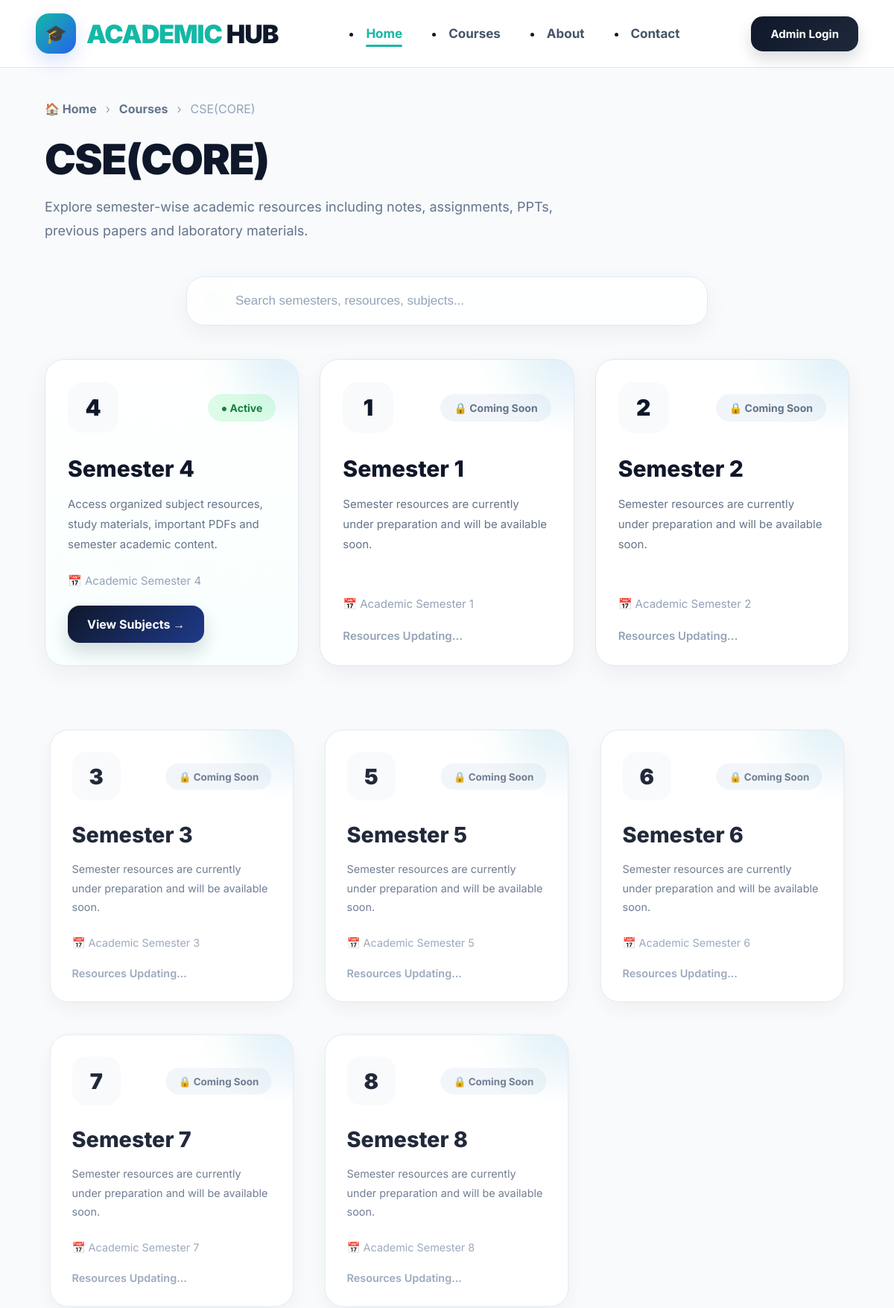
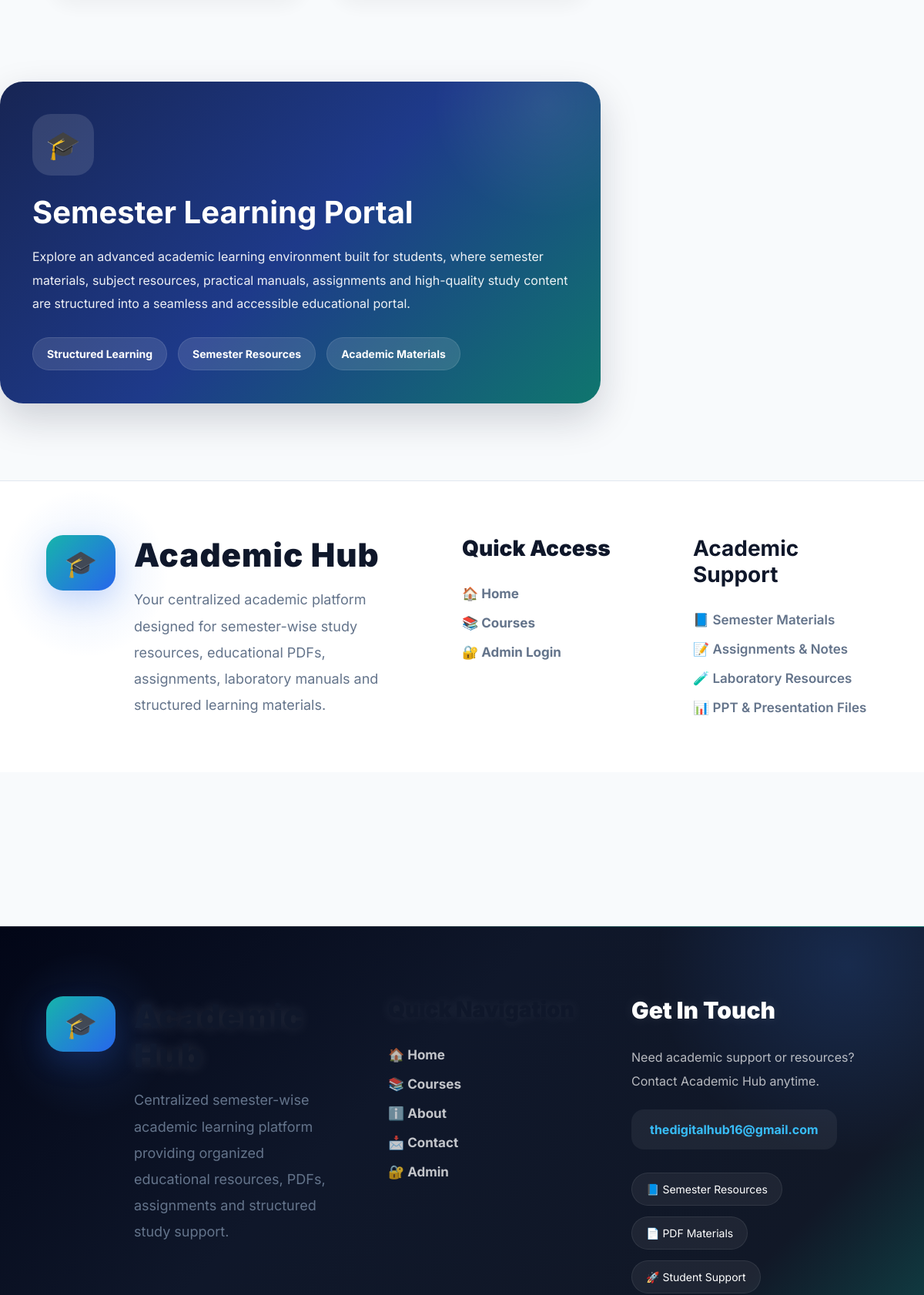
The page /semesters/8/ (upper part) on the database its author committed (2 pictures, top to bottom).
### hub/models.py (models this page shows, shortened)
class Branch(models.Model):
    name = models.CharField(max_length=100)

class Semester(models.Model):
    name = models.CharField(max_length=50)

### hub/views.py (the view)
# urls.py: path('semesters/<int:branch_id>/', views.semesters, name='semesters'),
def semesters(request, branch_id):
    branch = get_object_or_404(
        Branch,
        id=branch_id
    )
    semesters = Semester.objects.all().order_by('id')
    active_sem_ids = list(
        Subject.objects.filter(
            branches__id=branch_id
        ).values_list(
            'semester_id',
            flat=True
        )
    )
    return render(request, 'semesters.html', {
        'branch': branch,
        'semesters': semesters,
        'active_sem_ids': active_sem_ids
    })

### hub/templates/semesters.html (shortened to what this page needs)
{% extends 'base.html' %}
{% block content %}
<section class="semester-page">
    <div class="semester-header">
        <div class="breadcrumb">
            <a href="/" class="bread-link">
                🏠 Home
            </a>
            <span>›</span>
            <a href="/#courses" class="bread-link">
                Courses
            </a>
            <span>›</span>
            <span class="bread-active">
                {{ branch.name }}
            </span>
        </div>
        <h1 class="semester-title">
            {{ branch.name }}
        </h1>
        <p class="semester-subtitle">
            Explore semester-wise academic resources including notes,
            assignments, PPTs, previous papers and laboratory materials.
        </p>
    </div>
    <div class="search-wrapper">
        <div class="search-box">
            <span class="search-icon">
            </span>
            <input
                type="text"
                id="searchInput"
                placeholder="Search semesters, resources, subjects..."
            >
        </div>
    </div>
    <div class="semester-grid">
        {% for sem in semesters %}
        <div class="semester-card {% if sem.id in active_sem_ids %}active-sem{% else %}locked-sem{% endif %}">
            <div class="card-glow"></div>
            <div class="semester-top">
                <div class="semester-number">
                    {{ sem.name }}
                </div>
                {% if sem.id in active_sem_ids %}
                <div class="status-badge active-badge">
                    ● Active
                </div>
                {% else %}
                <div class="status-badge lock-badge">
                    🔒 Coming Soon
                </div>
                {% endif %}
            </div>
            <h2 class="semester-heading">
                Semester {{ sem.name }}
            </h2>
            <p class="semester-desc">
                {% if sem.id in active_sem_ids %}
                Access organized subject resources, study materials,
                important PDFs and semester academic content.
                {% else %}
                Semester resources are currently under preparation
                and will be available soon.
                {% endif %}
            </p>
            <div class="semester-bottom">
                <div class="semester-mini">
                    📅 Academic Semester {{ sem.name }}
                </div>
                {% if sem.id in active_sem_ids %}
                <a href="/subjects/{{ sem.id }}/{{ branch.id }}/"
                   class="semester-btn">
                    View Subjects →
                </a>
                {% else %}
                <div class="soon-text">
                    Resources Updating...
                </div>
                {% endif %}
            </div>
        </div>
        {% endfor %}
    </div>
</section>
<section class="academic-info-section">
    <div class="academic-info-grid">
        <div class="academic-info-card">
            <div class="info-icon">
                🎓
            </div>
            <h2>
                Semester Learning Portal
            </h2>
            <p>
                Explore an advanced academic learning environment built for students,
                where semester materials, subject resources, practical manuals,
                assignments and high-quality study content are structured into a
                seamless and accessible educational portal.
            </p>
            <div class="info-tags">
                <span>Structured Learning</span>
                <span>Semester Resources</span>
                <span>Academic Materials</span>
            </div>
        </div>
        <div class="mini-stats-wrap">
        </div>
    </div>
</section>
<section class="semester-footer">
    <div class="footer-grid">
        <div class="footer-brand">
            <div class="footer-logo">
                🎓
            </div>
            <div>
                <h2>Academic Hub</h2>
                <p>
                    Your centralized academic platform designed for
                    semester-wise study resources, educational PDFs,
                    assignments, laboratory manuals and structured
                    learning materials.
                </p>
            </div>
        </div>
        <div class="footer-links">
            <h3>Quick Access</h3>
            <a href="/">🏠 Home</a>
            <a href="/#courses">📚 Courses</a>
            <a href="/admin/">🔐 Admin Login</a>
        </div>
        <div class="footer-support">
            <h3>Academic Support</h3>
            <p>📘 Semester Materials</p>
            <p>📝 Assignments & Notes</p>
            <p>🧪 Laboratory Resources</p>
            <p>📊 PPT & Presentation Files</p>
        </div>
    </div>
</section>
{% endblock %}

### hub/templates/base.html (style rules this page uses)
* { margin:0; padding:0; box-sizing:border-box; scroll-behavior:smooth; }
body { font-family:'Inter',sans-serif; background:#f8fafc; color:#0f172a; overflow-x:hidden; }
a { text-decoration:none; }
.semester-card, .category-card, .feature-card, .why-card, .hero-card, .mini-stat-card { opacity:0; transform: translateY(50px) scale(0.96); transition: opacity 0.8s ease, transform 0.8s ease; }
.show-reveal { opacity:1 !important; transform: translateY(0px) scale(1) !important; }
.search-wrapper { width:100%; display:flex; justify-content:center; margin-bottom:45px; }
.search-box { width:100%; max-width:700px; position:relative; }
.search-box input { width:100%; padding: 22px 28px 22px 65px; border-radius:24px; border:1px solid #dbeafe; background: rgba(255,255,255,0.85); backdrop-filter:blur(12px); font-size:17px; color:#0f172a; outline:none; transition:0.35s ease; box-shadow: 0 10px 30px rgba(15,23,42,0.05); }
.search-box input::placeholder { color:#94a3b8; }
.search-icon { position:absolute; top:50%; left:24px; transform:translateY(-50%); font-size:22px; color:#14b8a6; }
.footer-brand { display:flex; gap:22px; }
.footer-logo { min-width:90px; height:90px; border-radius:28px; display:flex; align-items:center; justify-content:center; font-size:42px; background: linear-gradient( 135deg, #14b8a6, #2563eb ); box-shadow: 0 15px 35px rgba(37,99,235,0.30); }
.footer-brand h2 { color:white; font-size:42px; margin-bottom:20px; font-weight:900; letter-spacing:1px; text-shadow: 0 0 18px rgba(255,255,255,0.12); }
.footer-brand p { color:rgba(255,255,255,0.70); line-height:2; font-size:16px; }
.footer-links h3, .footer-contact h3 { color:white; margin-bottom:28px; font-size:30px; font-weight:900; text-shadow: 0 0 18px rgba(255,255,255,0.10); }
.footer-brand { position:relative; }
.footer-brand::after { content:''; position:absolute; width:220px; height:220px; background: radial-gradient( rgba(59,130,246,0.12), transparent 70% ); top:-60px; left:-60px; border-radius:50%; }

### rows shown on the page
Branch: name "CSE(CORE)"
Semester: name "4", shows "● Active", shows "Access organized subject resources, study materials, important PDFs and semester academic content."
Semester: name "1", shows "🔒 Coming Soon", shows "Semester resources are currently under preparation and will be available soon.", shows "Resources Updating..."
Semester: name "2", shows "🔒 Coming Soon", shows "Semester resources are currently under preparation and will be available soon.", shows "Resources Updating..."
Semester: name "3", shows "🔒 Coming Soon", shows "Semester resources are currently under preparation and will be available soon.", shows "Resources Updating..."
Semester: name "5", shows "🔒 Coming Soon", shows "Semester resources are currently under preparation and will be available soon.", shows "Resources Updating..."
Semester: name "6", shows "🔒 Coming Soon", shows "Semester resources are currently under preparation and will be available soon.", shows "Resources Updating..."
Semester: name "7", shows "🔒 Coming Soon", shows "Semester resources are currently under preparation and will be available soon.", shows "Resources Updating..."
Semester: name "8", shows "🔒 Coming Soon", shows "Semester resources are currently under preparation and will be available soon.", shows "Resources Updating..."
